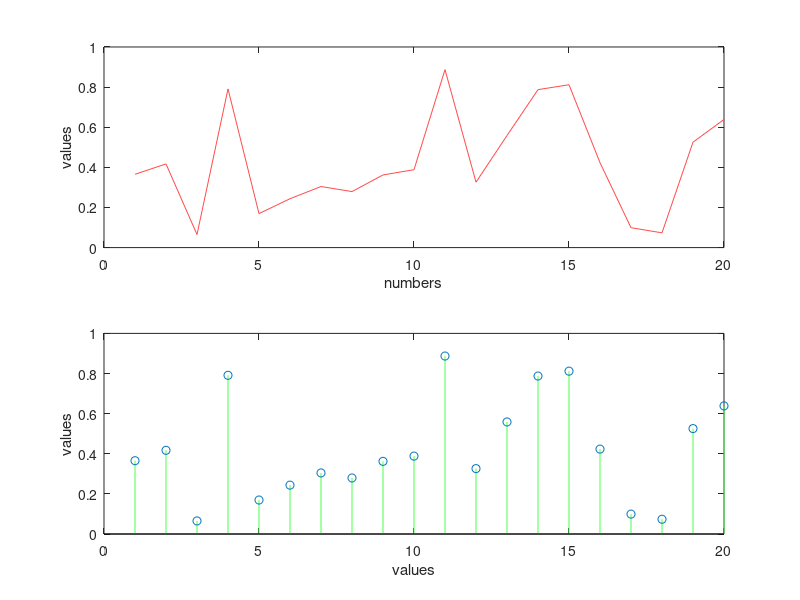
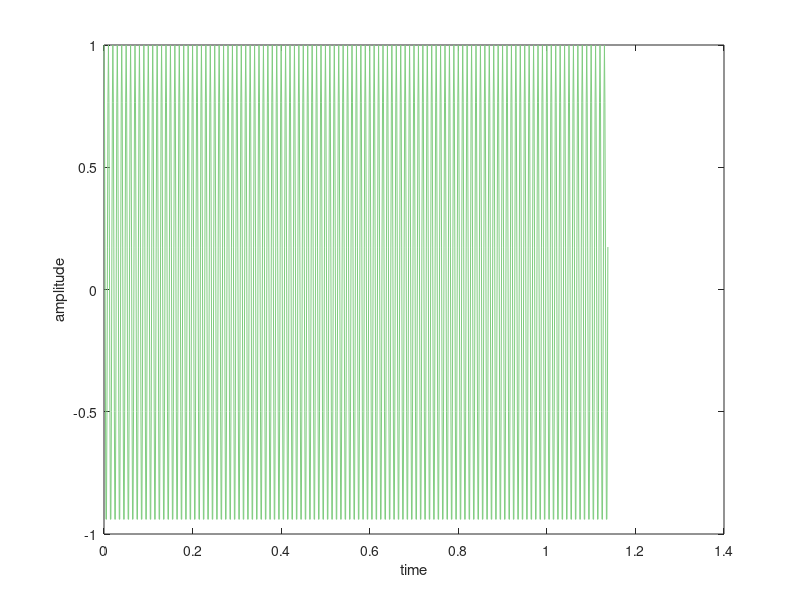

Here is the MATLAB script that generated these plots, in order:
% ex 1
N1 = 10;
x1 = zeros(1,N1);
% ex 2
N2 = 10;
x2 = ones(1,N2);
% ex 3
x3 = rand(1,1);
% ex 4
x4 = rand(1,1)*10;
% ex 5
x5 = (rand (1,1)-0.5)*20;
% ex 6
N6 = 20;
x6 = rand(1,N6);
x6(1,13)
% ex 7
figure("Name","first")
figure("Name","Second")
figure("Name","third")
close all
% ex 8
figure("Name","x6")
subplot(2,1,1)
plot(x6,"color",[1 0.3 0.3])
xlabel("numbers")
ylabel("values")
subplot(2,1,2)
stem(x6,"color",[0.3 1 0.3])
xlabel("values")
ylabel("values")
% ex 9
x9=2+3j;
abs(x9)
angle(x9)
angle(x9)*360/(pi*2);
% ex 10
x10=x6.^x6;
% 11
N11=1024;
fs=900;
fx=100;

T=[0:N11]*1/fs;
x11=cos(2*pi*fx*T);

figure("Name","x11")
plot(T,x11,"color",[0.5 0.8 0.5])
xlabel("time")
ylabel("amplitude")